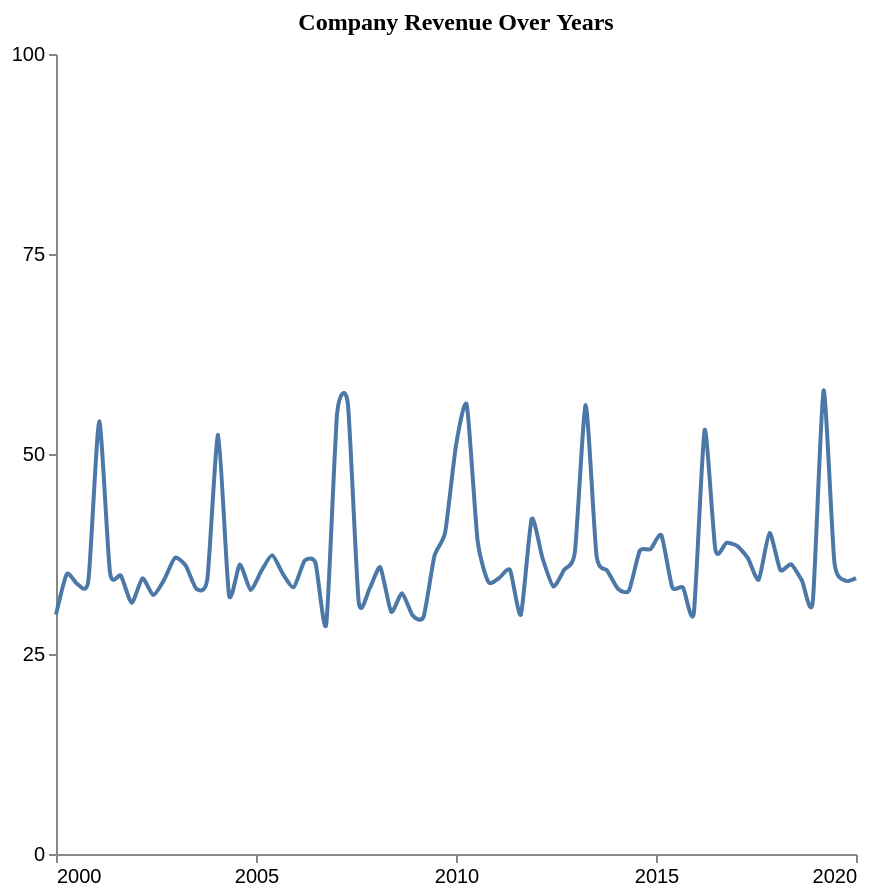

The specification (Vega-Lite) saved for this image:
### Vega-Lite specification from a JSON file in a GitHub repository (floating-point values rounded to 4 significant figures)
{"$schema": "https://vega.github.io/schema/vega-lite/v5.json", "description": "Pattern: irregular", "data": {"values": [{"X": 2000.0, "Y": 29.92}, {"X": 2000.0, "Y": 34.99}, {"X": 2001.0, "Y": 33.72}, {"X": 2001.0, "Y": 34.23}, {"X": 2001.0, "Y": 54.08}, {"X": 2001.0, "Y": 35.12}, {"X": 2002.0, "Y": 34.79}, {"X": 2002.0, "Y": 31.39}, {"X": 2002.0, "Y": 34.45}, {"X": 2002.0, "Y": 32.36}, {"X": 2003.0, "Y": 34.27}, {"X": 2003.0, "Y": 37.02}, {"X": 2003.0, "Y": 36.03}, {"X": 2004.0, "Y": 33.12}, {"X": 2004.0, "Y": 34.38}, {"X": 2004.0, "Y": 52.39}, {"X": 2004.0, "Y": 32.39}, {"X": 2005.0, "Y": 36.19}, {"X": 2005.0, "Y": 33.0}, {"X": 2005.0, "Y": 35.4}, {"X": 2005.0, "Y": 37.36}, {"X": 2006.0, "Y": 34.98}, {"X": 2006.0, "Y": 33.36}, {"X": 2006.0, "Y": 36.66}, {"X": 2006.0, "Y": 36.41}, {"X": 2007.0, "Y": 28.73}, {"X": 2007.0, "Y": 55.01}, {"X": 2007.0, "Y": 56.26}, {"X": 2008.0, "Y": 31.52}, {"X": 2008.0, "Y": 33.15}, {"X": 2008.0, "Y": 35.84}, {"X": 2008.0, "Y": 30.28}, {"X": 2009.0, "Y": 32.59}, {"X": 2009.0, "Y": 29.8}, {"X": 2009.0, "Y": 29.65}, {"X": 2009.0, "Y": 37.22}, {"X": 2010.0, "Y": 40.23}, {"X": 2010.0, "Y": 51.06}, {"X": 2010.0, "Y": 56.11}, {"X": 2011.0, "Y": 39.14}, {"X": 2011.0, "Y": 34.0}, {"X": 2011.0, "Y": 34.51}, {"X": 2011.0, "Y": 35.49}, {"X": 2012.0, "Y": 29.92}, {"X": 2012.0, "Y": 41.88}, {"X": 2012.0, "Y": 36.99}, {"X": 2012.0, "Y": 33.45}, {"X": 2013.0, "Y": 35.52}, {"X": 2013.0, "Y": 37.78}, {"X": 2013.0, "Y": 56.14}, {"X": 2014.0, "Y": 37.32}, {"X": 2014.0, "Y": 35.4}, {"X": 2014.0, "Y": 33.13}, {"X": 2014.0, "Y": 32.93}, {"X": 2015.0, "Y": 37.9}, {"X": 2015.0, "Y": 38.11}, {"X": 2015.0, "Y": 39.84}, {"X": 2015.0, "Y": 33.35}, {"X": 2016.0, "Y": 33.32}, {"X": 2016.0, "Y": 30.14}, {"X": 2016.0, "Y": 53.01}, {"X": 2016.0, "Y": 37.97}, {"X": 2017.0, "Y": 38.9}, {"X": 2017.0, "Y": 38.51}, {"X": 2017.0, "Y": 36.98}, {"X": 2018.0, "Y": 34.3}, {"X": 2018.0, "Y": 40.13}, {"X": 2018.0, "Y": 35.52}, {"X": 2018.0, "Y": 36.23}, {"X": 2019.0, "Y": 34.17}, {"X": 2019.0, "Y": 31.5}, {"X": 2019.0, "Y": 57.94}, {"X": 2019.0, "Y": 36.51}, {"X": 2020.0, "Y": 34.18}, {"X": 2020.0, "Y": 34.49}]}, "mark": {"type": "line", "interpolate": "cardinal", "tension": 0.4}, "encoding": {"x": {"field": "X", "type": "quantitative", "title": "", "axis": {"grid": false, "format": "d", "values": [2000, 2005, 2010, 2015, 2020], "tickSize": 4}, "scale": {"domain": [2000, 2020]}}, "y": {"field": "Y", "type": "quantitative", "title": "", "axis": {"grid": false, "format": "d", "values": [0, 25, 50, 75, 100], "tickSize": 4, "tickOpacity": 1}, "scale": {"domain": [0, 100]}}}, "title": {"text": "Company Revenue Over Years", "anchor": "middle", "font": "Tahoma", "fontSize": 12}, "config": {"lineBreak": "^", "view": {"stroke": null}}, "height": 400, "width": 400, "autosize": "pad"}
